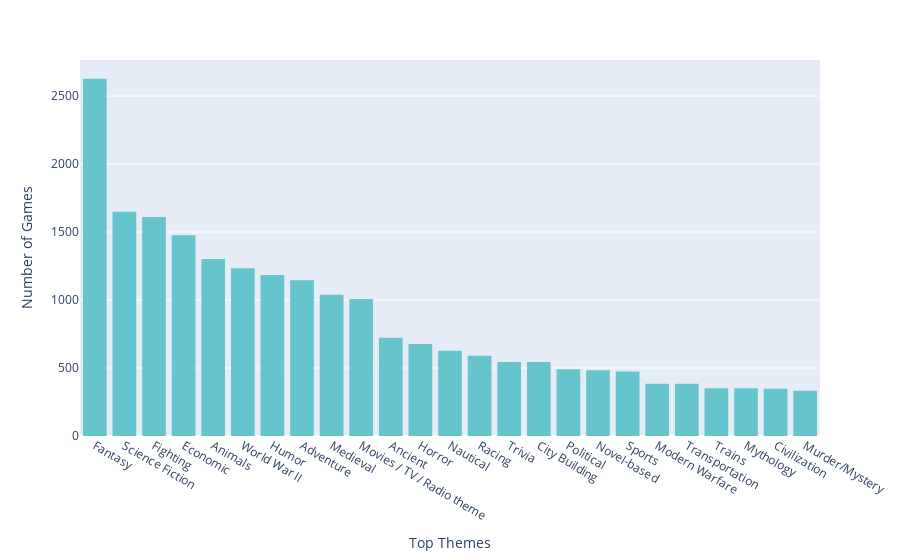

This figure's notebook cell:
### Markdown cell above
Many of these themes have VERY FEW games assosiated with them! 

Looking at the most common themes may help us determine how to reduce the width.

### Code cell
themes_popular = themes_series[:25]

fig = px.histogram(themes_popular, x= themes_popular.index, y=themes_popular, color_discrete_sequence = color_pallete)

fig.update_layout(
    xaxis_title_text='Top Themes', # xaxis label
    yaxis_title_text='Number of Games', # yaxis label
)

fig.show()

### Figure 1 — Plotly figure (JSON) as saved in the notebook; plotly's stock layout.template omitted (floating-point values rounded to 4 significant figures)
{"data": [{"alignmentgroup": "True", "bingroup": "x", "histfunc": "sum", "hovertemplate": "index=%{x}<br>sum of y=%{y}<extra></extra>", "legendgroup": "", "marker": {"color": "rgb(102, 197, 204)", "pattern": {"shape": ""}}, "name": "", "offsetgroup": "", "orientation": "v", "showlegend": false, "type": "histogram", "x": ["Fantasy", "Science Fiction", "Fighting", "Economic", "Animals", "World War II", "Humor", "Adventure", "Medieval", "Movies / TV / Radio theme", "Ancient", "Horror", "Nautical", "Racing", "Trivia", "City Building", "Political", "Novel-based", "Sports", "Modern Warfare", "Transportation", "Trains", "Mythology", "Civilization", "Murder/Mystery"], "xaxis": "x", "y": [2627, 1650, 1611, 1476, 1301, 1234, 1184, 1146, 1039, 1008, 723, 676, 627, 591, 545, 544, 491, 484, 474, 385, 384, 351, 351, 347, 333], "yaxis": "y"}], "layout": {"barmode": "relative", "legend": {"tracegroupgap": 0}, "margin": {"t": 60}, "xaxis": {"anchor": "y", "domain": [0, 1], "title": {"text": "Top Themes"}}, "yaxis": {"anchor": "x", "domain": [0, 1], "title": {"text": "Number of Games"}}}}
